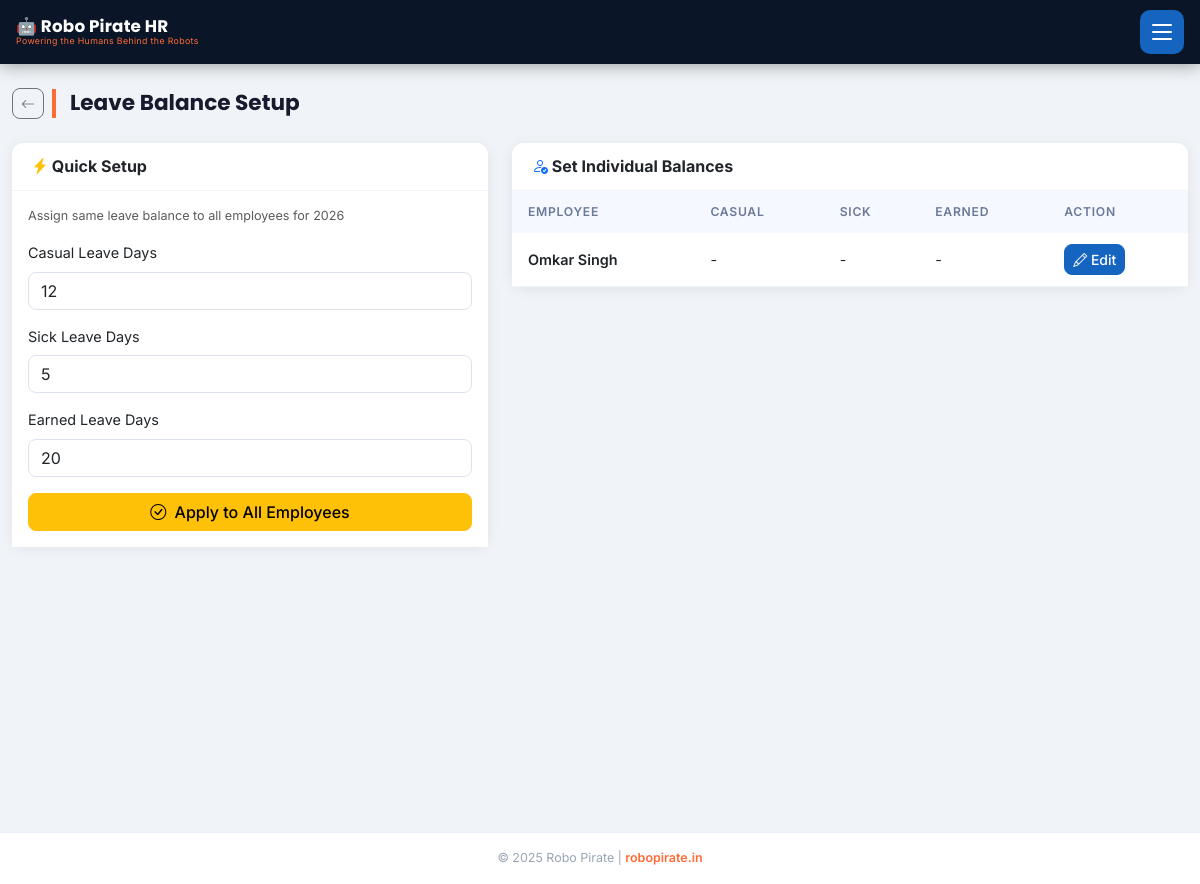
Page /leave-setup (signed in) on the earlier database version.
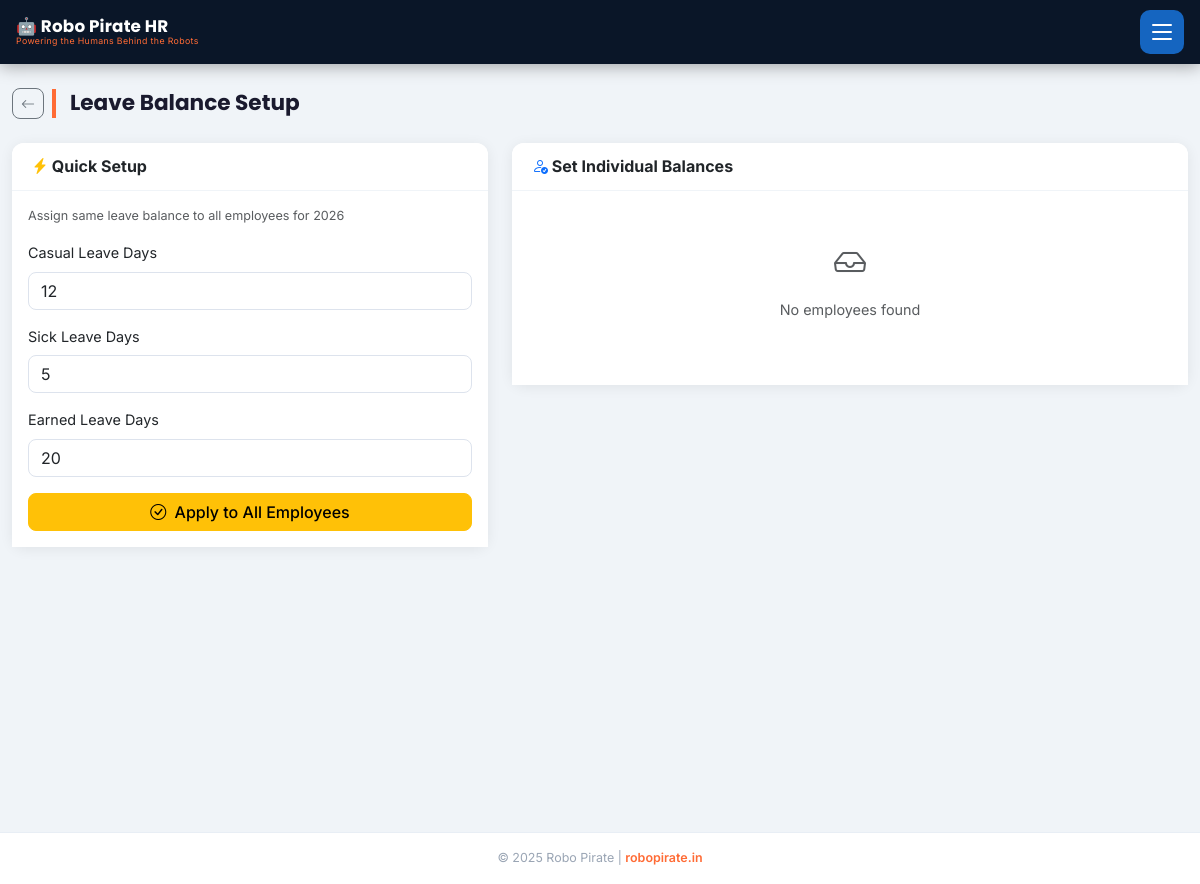
Same page on the later database version.
### models.py (models this page shows, shortened)
class Employee(db.Model):
    __tablename__ = 'employees'
    id = db.Column(db.Integer, primary_key=True)
    emp_id = db.Column(db.String(20), unique=True, nullable=False)
    name = db.Column(db.String(100), nullable=False)
    phone = db.Column(db.String(15), nullable=False)
    email = db.Column(db.String(120))
    department_id = db.Column(db.Integer, db.ForeignKey('departments.id'))
    designation = db.Column(db.String(100))
    basic_salary = db.Column(db.Float, default=0.0)
    joining_date = db.Column(db.Date, default=date.today)
    is_active = db.Column(db.Boolean, default=True)
    bank_name = db.Column(db.String(100))
    account_number = db.Column(db.String(30))
    ifsc_code = db.Column(db.String(20))
    pan_number = db.Column(db.String(20))
    aadhar_number = db.Column(db.String(20))
    attendances = db.relationship('Attendance', backref='employee', lazy=True)
    leaves = db.relationship('Leave', backref='employee', lazy=True)
    payrolls = db.relationship('Payroll', backref='employee', lazy=True)
    advances = db.relationship('Advance', backref='employee', lazy=True)
    schools = db.relationship('School', secondary=employee_schools, lazy=True,
                              backref=db.backref('assigned_employees', lazy=True))

### blueprints/admin.py (the view)
@bp.route('/leave-setup', methods=['GET', 'POST'])
@login_required
def leave_balance_setup():
    employees = Employee.query.filter_by(is_active=True).order_by(Employee.name).all()
    current_year = date.today().year
    leave_balances = {}
    for emp in employees:
        balances = LeaveBalance.query.filter_by(employee_id=emp.id, year=current_year).all()
        for bal in balances:
            leave_balances[(emp.id, bal.leave_type)] = bal
    return render_template('leave_balance_setup.html', employees=employees, leave_balances=leave_balances, today=date.today())

### app.py (called while the page is built)
@app.before_request
def load_persisted_config():
    global _persisted_config_loaded
    if not _persisted_config_loaded:
        persisted_key = AppConfig.get('FAST2SMS_API_KEY')
        if persisted_key:
            app.config['FAST2SMS_API_KEY'] = persisted_key
        _persisted_config_loaded = True

@login_manager.user_loader
def load_user(user_id):
    return User.query.get(int(user_id))

@app.before_request
def restrict_employee_to_portal():
    if current_user.is_authenticated and not current_user.is_admin:
        allowed = ('/portal', '/employee', '/static', '/api', '/logout')
        if request.path != '/' and not request.path.startswith(allowed):
            return redirect(url_for('portal.portal_dashboard'))

### templates/leave_balance_setup.html (shortened to what this page needs)
{% extends 'base.html' %}
{% block content %}
<div class="container-fluid py-4">
  <div class="d-flex align-items-center gap-2 mb-4">
    <a href="{{ url_for('admin.dashboard') }}" class="btn btn-outline-secondary btn-sm"><i class="bi bi-arrow-left"></i></a>
    <h4 class="page-header mb-0">Leave Balance Setup</h4>
  </div>
  <div class="row">
    <div class="col-lg-5 mb-4">
      <div class="card border-0 shadow-sm">
        <div class="card-header bg-white border-bottom">
          <h6 class="mb-0 fw-bold"><i class="bi bi-lightning-charge-fill text-warning"></i> Quick Setup</h6>
        </div>
        <div class="card-body">
          <form method="POST" action="{{ url_for('admin.setup_leave_quick') }}">
            <p class="text-muted small mb-3">Assign same leave balance to all employees for {{ today.year }}</p>
            <div class="mb-3">
              <label class="form-label">Casual Leave Days</label>
              <input type="number" name="casual_days" class="form-control" value="12" min="0" step="0.5">
            </div>
            <div class="mb-3">
              <label class="form-label">Sick Leave Days</label>
              <input type="number" name="sick_days" class="form-control" value="5" min="0" step="0.5">
            </div>
            <div class="mb-3">
              <label class="form-label">Earned Leave Days</label>
              <input type="number" name="earned_days" class="form-control" value="20" min="0" step="0.5">
            </div>
            <button type="submit" class="btn btn-warning w-100">
              <i class="bi bi-check-circle me-1"></i> Apply to All Employees
            </button>
          </form>
        </div>
      </div>
    </div>
    <div class="col-lg-7">
      <div class="card border-0 shadow-sm">
        <div class="card-header bg-white border-bottom">
          <h6 class="mb-0 fw-bold"><i class="bi bi-person-check text-primary"></i> Set Individual Balances</h6>
        </div>
        <div class="card-body p-0">
          {% if employees %}
          <div class="table-responsive">
            <table class="table table-hover mb-0">
              <thead style="background: #f8f9fa;">
                <tr>
                  <th>Employee</th>
                  <th>Casual</th>
                  <th>Sick</th>
                  <th>Earned</th>
                  <th>Action</th>
                </tr>
              </thead>
              <tbody>
                {% for emp in employees %}
                <tr>
                  <td class="fw-semibold">{{ emp.name }}</td>
                  <td>
                    {% set casual = leave_balances.get((emp.id, 'casual'), None) %}
                    {{ casual.total_days if casual else '-' }}
                  </td>
                  <td>
                    {% set sick = leave_balances.get((emp.id, 'sick'), None) %}
                    {{ sick.total_days if sick else '-' }}
                  </td>
                  <td>
                    {% set earned = leave_balances.get((emp.id, 'earned'), None) %}
                    {{ earned.total_days if earned else '-' }}
                  </td>
                  <td>
                    <button class="btn btn-sm btn-primary" data-bs-toggle="modal" data-bs-target="#setupModal"
                            onclick="setupEmployee({{ emp.id }}, '{{ emp.name }}')">
                      <i class="bi bi-pencil"></i> Edit
                    </button>
                  </td>
                </tr>
                {% endfor %}
              </tbody>
            </table>
          </div>
          {% else %}
          <div class="text-center py-5 text-muted">
            <i class="bi bi-inbox" style="font-size:2rem;display:block;margin-bottom:12px;"></i>
            <p>No employees found</p>
          </div>
          {% endif %}
        </div>
      </div>
    </div>
  </div>
</div>
{% endblock %}

Differences in the rows shown:
removed Employee: name "Omkar Singh", total_days "-"
Other differences:
text no longer shown: "EMPLOYEE CASUAL SICK EARNED ACTION"
text now shown: "No employees found"
